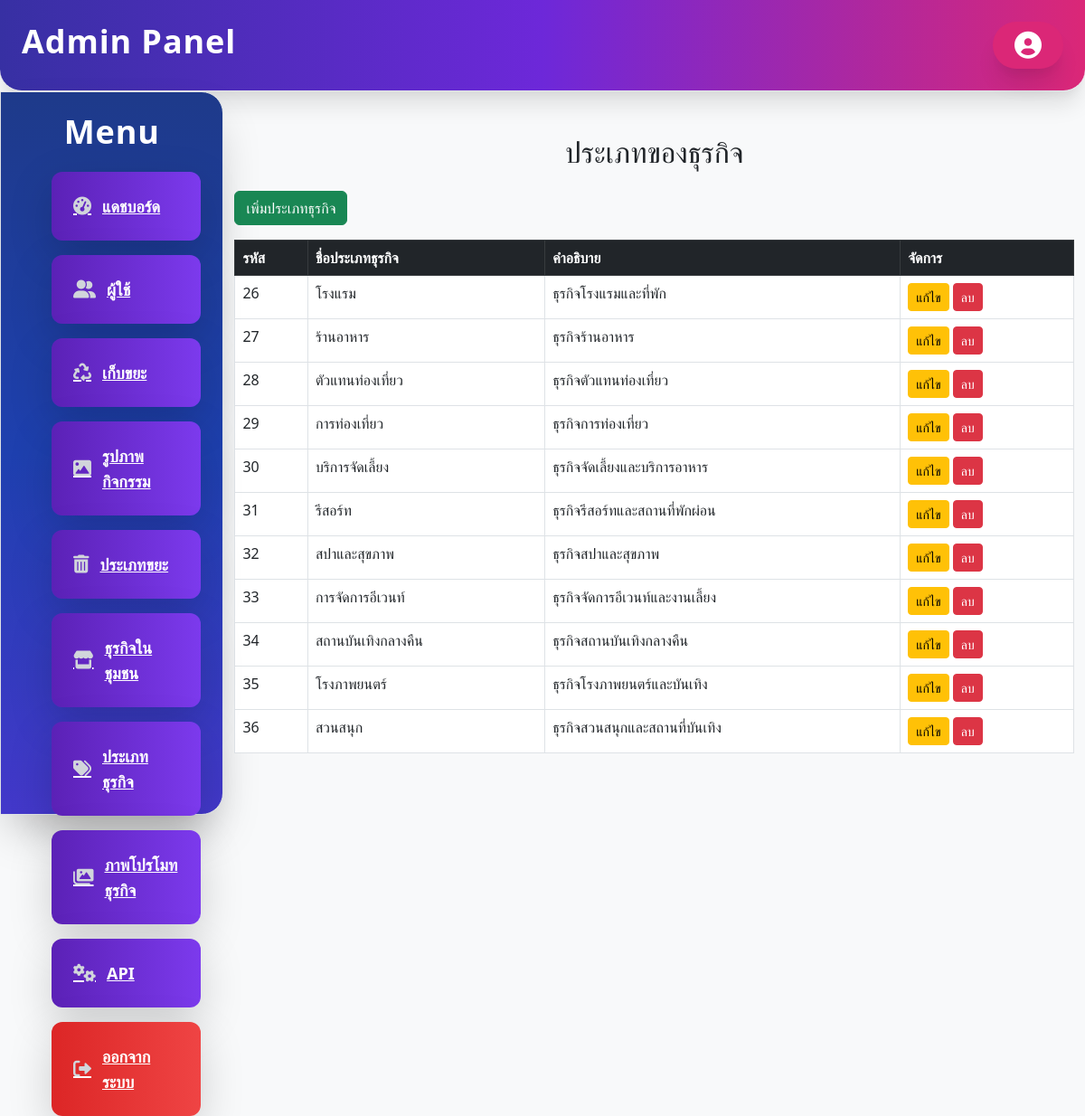
The app's page /Admin/business_types/business_types.php (signed in) with its own data.
### tables this page shows
CREATE TABLE `business_types` (
  `business_type_id` int(11) NOT NULL,
  `business_type_name` varchar(50) NOT NULL,
  `description` varchar(100) DEFAULT NULL
);

### Admin/business_types/business_types.php (the view, shortened to what this page needs)
<?php
include_once '../sidebar-navbar.php';
$host = 'localhost';
$db = 'ESSDUH_BNS_MEMBER';
$user = 'root';
$pass = '';
$conn = new mysqli($host, $user, $pass, $db);
$types = $conn->query("SELECT * FROM business_types");
?>
<!DOCTYPE html>
<html lang="th">
<head>
    <link href="https://cdnjs.cloudflare.com/ajax/libs/bootstrap/5.3.0/css/bootstrap.min.css" rel="stylesheet">
    <link href="https://cdnjs.cloudflare.com/ajax/libs/animate.css/4.1.1/animate.min.css" rel="stylesheet">
    <link href="https://cdnjs.cloudflare.com/ajax/libs/sweetalert2/11.7.1/sweetalert2.min.css" rel="stylesheet">
</head>
<body class="bg-light">
<div class="container my-5">
    <h2 class="text-center mb-4">ประเภทของธุรกิจ</h2>
    <button class="btn btn-success mb-3" onclick="showAddModal()">เพิ่มประเภทธุรกิจ</button>
    <table class="table table-bordered table-hover">
        <thead class="table-dark">
        <tr>
            <th>รหัส</th>
            <th>ชื่อประเภทธุรกิจ</th>
            <th>คำอธิบาย</th>
            <th>จัดการ</th>
        </tr>
        </thead>
        <tbody>
        <?php while ($row = $types->fetch_assoc()) : ?>
            <tr>
                <td><?= $row['business_type_id'] ?></td>
                <td><?= $row['business_type_name'] ?></td>
                <td><?= $row['description'] ?></td>
                <td>
                    <button class="btn btn-warning btn-sm" onclick="showEditModal(<?= $row['business_type_id'] ?>, '<?= htmlspecialchars($row['business_type_name'], ENT_QUOTES) ?>', '<?= htmlspecialchars($row['description'], ENT_QUOTES) ?>')">แก้ไข</button>
                    <button class="btn btn-danger btn-sm" onclick="confirmDelete(<?= $row['business_type_id'] ?>)">ลบ</button>
                </td>
            </tr>
        <?php endwhile; ?>
        </tbody>
    </table>
</div>
</body>
</html>

### records on screen
business_types: business_type_id "26", business_type_name "โรงแรม", description "ธุรกิจโรงแรมและที่พัก"
business_types: business_type_id "27", business_type_name "ร้านอาหาร", description "ธุรกิจร้านอาหาร"
business_types: business_type_id "28", business_type_name "ตัวแทนท่องเที่ยว", description "ธุรกิจตัวแทนท่องเที่ยว"
business_types: business_type_id "29", business_type_name "การท่องเที่ยว", description "ธุรกิจการท่องเที่ยว"
business_types: business_type_id "30", business_type_name "บริการจัดเลี้ยง", description "ธุรกิจจัดเลี้ยงและบริการอาหาร"
business_types: business_type_id "31", business_type_name "รีสอร์ท", description "ธุรกิจรีสอร์ทและสถานที่พักผ่อน"
business_types: business_type_id "32", business_type_name "สปาและสุขภาพ", description "ธุรกิจสปาและสุขภาพ"
business_types: business_type_id "33", business_type_name "การจัดการอีเวนท์", description "ธุรกิจจัดการอีเวนท์และงานเลี้ยง"
business_types: business_type_id "34", business_type_name "สถานบันเทิงกลางคืน", description "ธุรกิจสถานบันเทิงกลางคืน"
business_types: business_type_id "35", business_type_name "โรงภาพยนตร์", description "ธุรกิจโรงภาพยนตร์และบันเทิง"
business_types: business_type_id "36", business_type_name "สวนสนุก", description "ธุรกิจสวนสนุกและสถานที่บันเทิง"

### other values on screen
$item['label'] "แดชบอร์ด"
$item['label'] "ผู้ใช้"
$item['label'] "เก็บขยะ"
$item['label'] "รูปภาพกิจกรรม"
$item['label'] "ประเภทขยะ"
$item['label'] "ธุรกิจในชุมชน"
$item['label'] "ประเภทธุรกิจ"
$item['label'] "ภาพโปรโมทธุรกิจ"
$item['label'] "API"
$item['label'] "ออกจากระบบ"
